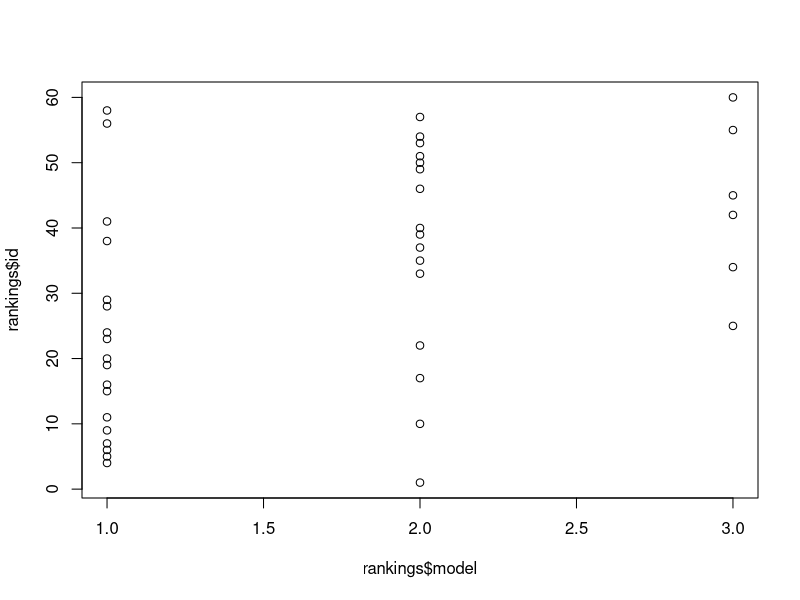
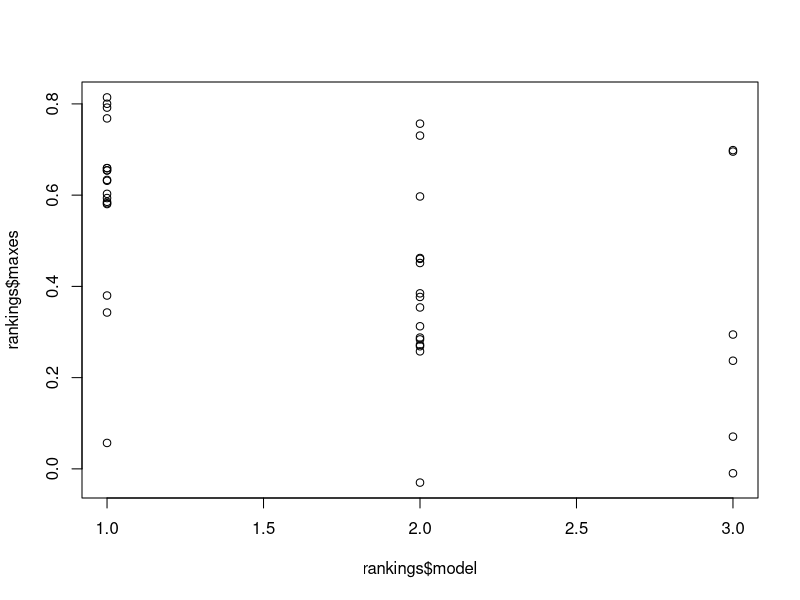
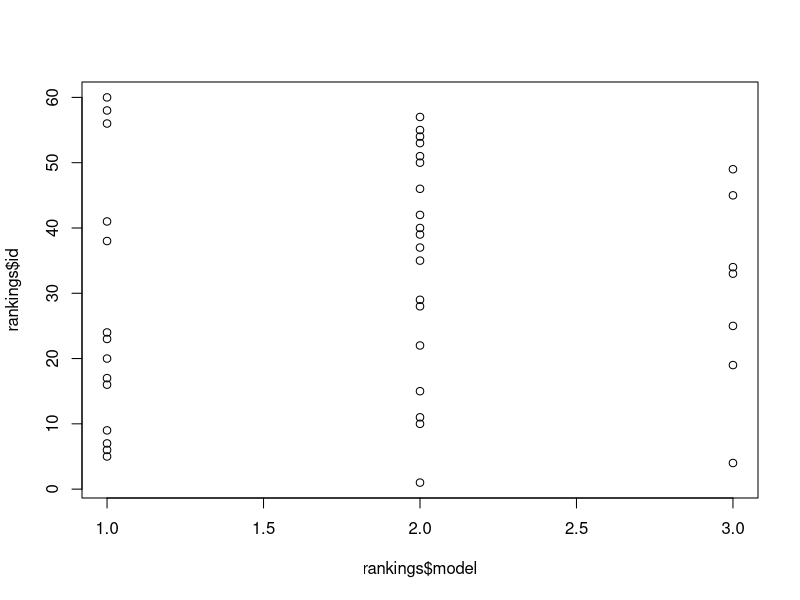
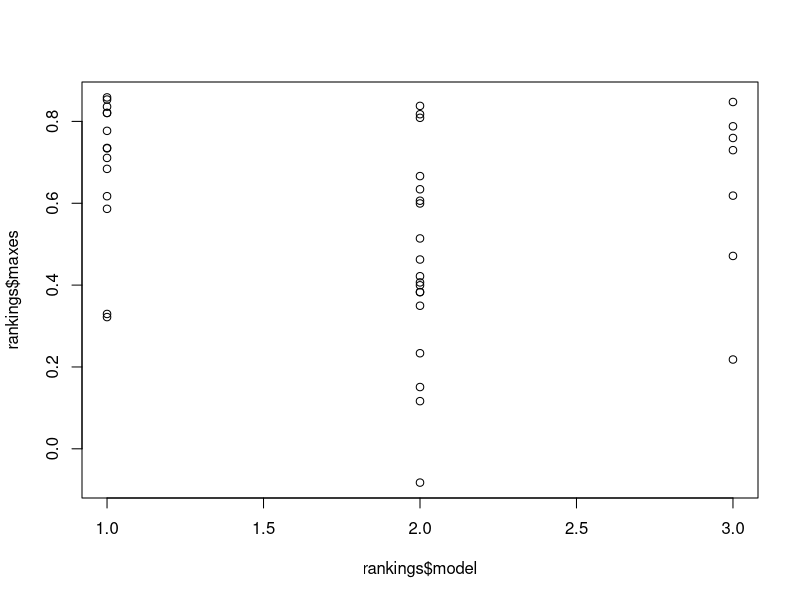

Recreate these plots in R, in order.
library(gdata)
library(tidyr)
library(dplyr)

# Load the data into dataframes for easy use with dplyr
alldata = read.csv("reformattedData.csv")
modelPredictions = read.csv("modelPredictionsReformatted.csv")
dataMeans = read.csv("dataMeansReformatted.csv")
heuristicModelPredictions = read.csv("heuristicModelReformatted.csv")
heuristicModelSoft = read.csv("SoftHeuristic.csv")


# Only include participants who passed the attention check
passed = filter(alldata, condition=="attentioncheck", rating==1)$subject
filtered = filter(alldata, subject %in% passed)

models <- list(modelPredictions, heuristicModelPredictions, heuristicModelSoft)
n = length(passed) * length(models)

# Find the MSE and correlation coefficient between all people and each model
# The ignore strangers argument will factor out the ratings about strangers for the
# model predictions and people's responses
extractCorrelation <- function(includeStrangers = FALSE){
  extracted <- data.frame(id = numeric(n),model = numeric(n), mse = numeric(n), correlation = numeric(n) )
  for(indexi in 1:length(passed)){
    for(modeli in 1:length(models)){
      index = passed[indexi]
      model = models[modeli][[1]]
      
      if(includeStrangers){
        model = filter(model, relationship != "strangers")
        friendratings = filter(model, relationship == "friends")$rating
        enemyratings = filter(model, relationship == "enemies")$rating
        thesums = friendratings + enemyratings
        theratings = c(rbind(friendratings / thesums, enemyratings / thesums))
        model$ratings = theratings
      }
      
      i = length(models) * (indexi - 1) + modeli #compute the index for our final dataframe
      person = filter(filtered, subject == index, condition != "attentioncheck")
      
      if(includeStrangers){
        person = filter(person, relationship != "strangers")
        friendratings = filter(person, relationship == "friends")$rating
        enemyratings = filter(person, relationship == "enemies")$rating
        thesums = friendratings + enemyratings
        theratings = c(rbind(friendratings / thesums, enemyratings / thesums))
        person$ratings = theratings
      }
      
      # Compute MSE , Correlation Coefficient between a person and model
      extracted$id[i] <- index
      extracted$model[i] = modeli
      extracted$mse[i] <- sum((person$rating - model$rating)^2)/nrow(person)
      extracted$correlation[i] <- cor(person$rating, model$rating)
    }
  }
  extracted
}

makePlots <- function(extractedData){
  # Get sorted list of mse, correlation coefficients
  best = order(extractedData$correlation)
  sorted = extractedData$correlation[best]
  
  # Plot person and their best ranked model
  grouped <- group_by(extractedData, id)
  rankings <- summarise(grouped, maxes = max(correlation), model = which(correlation == max(correlation)), mse = max(mse))
  
  # Count the number of people that have maximum correspondence to each model
  count(group_by(rankings, model))
  plot(rankings$model, rankings$id)
  plot(rankings$model, rankings$maxes)
  
  for(m in 1:3){
    meanmse = mean(filter(extractedData, model == m)$mse)
    meancorr = mean(filter(extractedData, model == m)$correlation)
  }
  
  for(m in 1:3){
    meanmse = mean(filter(rankings, model == m)$mse)
    meancorr = mean(filter(rankings, model == m)$maxes)
  }
}

extractedWithStrangers = extractCorrelation(FALSE)
extractedWithoutStrangers = extractCorrelation(TRUE)

makePlots(extractedWithStrangers)
makePlots(extractedWithoutStrangers)
